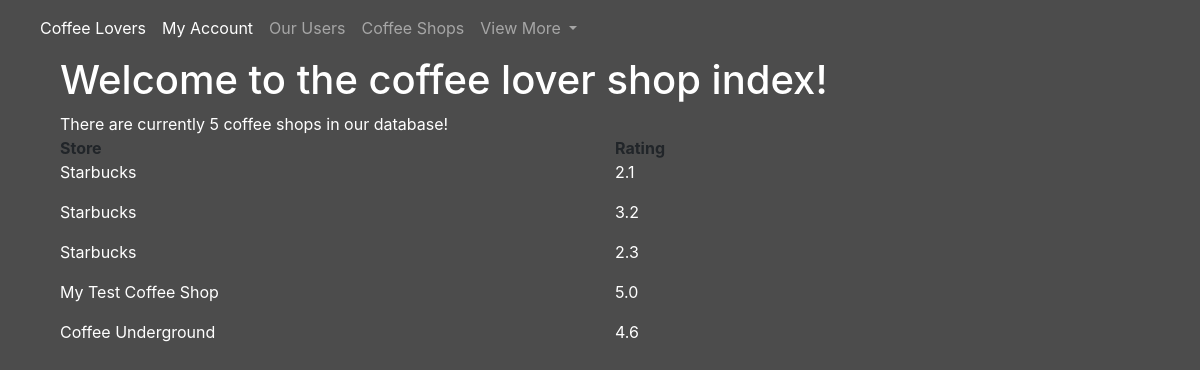
Screenshot of /shops (signed in) with the database file from the repository.
### website/models.py (models this page shows, shortened)
class Shops(db.Model):
    __tablename__ = 'shops'
    __table_args__ = {'extend_existing': True}
    id = db.Column(db.Integer, primary_key=True, unique=True)
    name = db.Column(db.Text)
    rating = db.Column(db.Float)
    count = db.Column(db.Integer)
    user_id = db.Column(db.Integer, db.ForeignKey('users.id'), nullable=False)

### website/views.py (the view)
@views.route('/shops')
def shop_index():
    count = len(Shops.query.all())
    shops = Shops.query.all()
    """
    for line in shops:
        name = db.session.fetchone()[1]

        db.session.execute("SELECT count from Shops WHERE name = ?", (name,))
        row = db.session.fetchone()
        if row is None:
            db.session.execute('INSERT INTO Shops (name, count) VALUES (?,1)', (name,))
        else:
            db.session.execute('UPDATE Shops SET  count = count + 1 WHERE name = ?', (name,))
        db.session.commit()

    sqlstr = 'SELECT name, count FROM Shops ORDER BY count'

    for row in db.execute(sqlstr):
        row = str(row[0], row[1])
        print(row)"""
    return render_template("shopIndex.html", shops=count, lstOfShops=shops, user=current_user)

### website/__init__.py (called while the page is built)
def create_app():
    app = Flask(__name__)
    app.config['SECRET_KEY'] = 'the one key to rule them all'
    app.config['SQLALCHEMY_DATABASE_URI'] = f'sqlite:///{DB_NAME}'
    db.init_app(app)
    from .views import views
    from .auth import auth
    app.register_blueprint(views, url_prefix='/')
    app.register_blueprint(auth, url_prefix='/')
    from .models import User, Shops, locationsTable
    create_database(app)
    login_manager = LoginManager()
    login_manager.login_view = 'auth.login'
    login_manager.init_app(app)
    @login_manager.user_loader
    def load_user(id):
        return User.query.get(int(id)) #looks for primary key
    return app

### website/templates/shopIndex.html (shortened to what this page needs)
{% extends "base.html" %}
{% block content%}
    <div class="container-fluid">
    <h1 style="color:white; font-size=300%;">Welcome to the coffee lover shop index!</h1>
    <div style="color:white">There are currently {{shops}} coffee shops in our database!</div>
    </div>
<div class="container">
  <div class="row">
    <div class="col" ><b>Store</b></div>
    <div class="col"><b>Rating</b></div>
    <div class="col">
        {% for user in lstOfShops %}
            <p style="color:white"> {{ user.name }}</p>
        {% endfor %}</div>
    <div class="col">
        {% for user in lstOfShops %}
            <p style="color:white"> {{ user.rating }}</p>
        {% endfor %}
    </div>
  </div>
</div>
{% endblock %}

### rows the page displays
Shops: name "Starbucks", rating "2.1"
Shops: name "Starbucks", rating "3.2"
Shops: name "Starbucks", rating "2.3"
Shops: name "My Test Coffee Shop", rating "5.0"
Shops: name "Coffee Underground", rating "4.6"

### other values shown
{{ shops }} "5"
